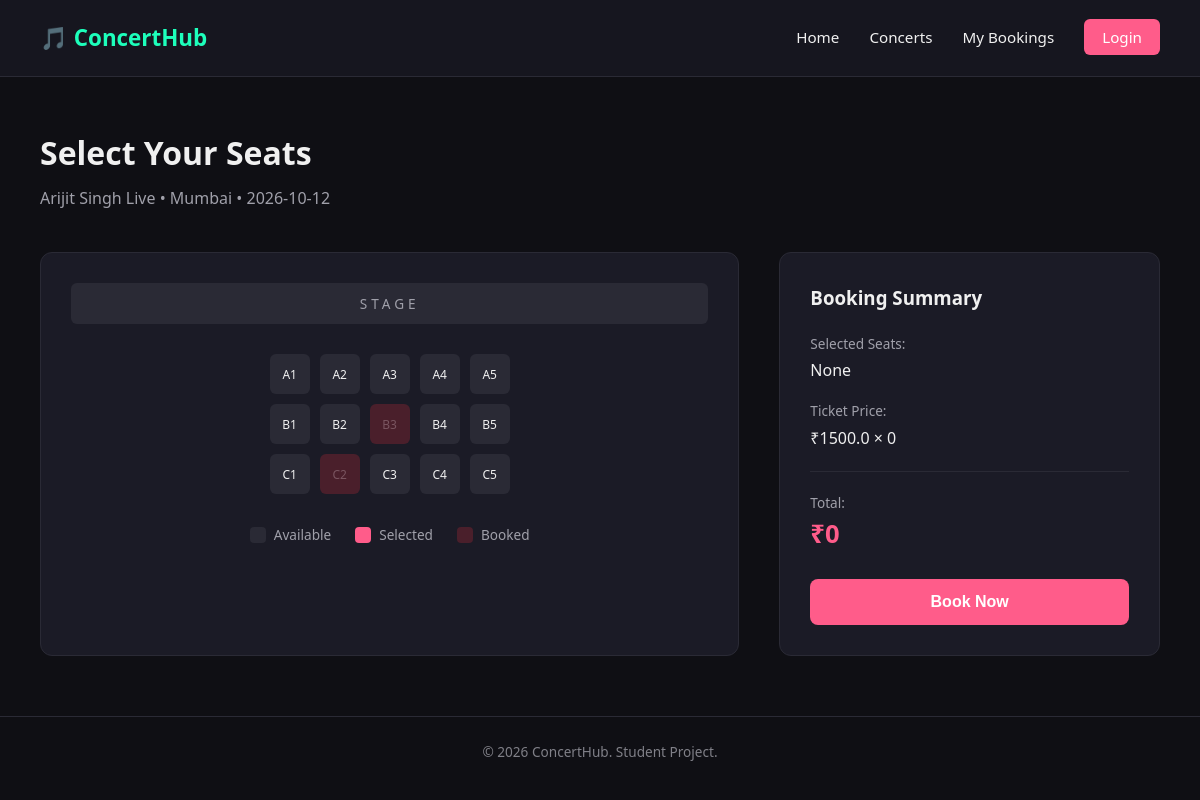
/booking/1, run on the app's committed database.
### tables this page shows
CREATE TABLE concerts (
        id INTEGER PRIMARY KEY AUTOINCREMENT,
        artist TEXT NOT NULL,
        concert_name TEXT NOT NULL,
        venue TEXT NOT NULL,
        city TEXT NOT NULL,
        date TEXT NOT NULL,
        time TEXT NOT NULL,
        price REAL NOT NULL,
        description TEXT,
        total_seats INTEGER NOT NULL
    );

CREATE TABLE seats (
        id INTEGER PRIMARY KEY AUTOINCREMENT,
        concert_id INTEGER NOT NULL,
        seat_number TEXT NOT NULL,
        status TEXT NOT NULL DEFAULT 'available',
        FOREIGN KEY (concert_id) REFERENCES concerts (id)
    );

### app.py (the view)
@app.route('/booking/<int:concert_id>')
def booking(concert_id):
    connection = get_db_connection()
    concert = connection.execute('SELECT * FROM concerts WHERE id = ?', (concert_id,)).fetchone()
    seats = connection.execute('SELECT * FROM seats WHERE concert_id = ?', (concert_id,)).fetchall()
    connection.close()
    row_a = [seat for seat in seats if seat['seat_number'].startswith('A')]
    row_b = [seat for seat in seats if seat['seat_number'].startswith('B')]
    row_c = [seat for seat in seats if seat['seat_number'].startswith('C')]
    return render_template('booking.html', concert=concert, row_a=row_a, row_b=row_b, row_c=row_c)

### app.py (called while the page is built)
def get_db_connection():
    connection = sqlite3.connect('database/database.db')
    connection.row_factory = sqlite3.Row  # lets us access columns by name, not just by position
    return connection

### templates/booking.html (shortened to what this page needs)
{% extends "base.html" %}
{% block content %}
    <section class="page-header">
        <h1>Select Your Seats</h1>
        <p>{{ concert['concert_name'] }} • {{ concert['city'] }} • {{ concert['date'] }}</p>
    </section>
    <section class="seat-selection">
        <div class="seat-map">
            <div class="stage-label">STAGE</div>
            <div class="seat-row">
                {% for seat in row_a %}
<div class="seat {{ 'booked' if seat['status'] == 'booked' else '' }}"
     data-seat="{{ seat['seat_number'] }}"
     data-seat-id="{{ seat['id'] }}"
     data-price="{{ concert['price'] }}">
    {{ seat['seat_number'] }}
</div>
{% endfor %}
            </div>
            <div class="seat-row">
                {% for seat in row_b %}
<div class="seat {{ 'booked' if seat['status'] == 'booked' else '' }}"
     data-seat="{{ seat['seat_number'] }}"
     data-seat-id="{{ seat['id'] }}"
     data-price="{{ concert['price'] }}">
    {{ seat['seat_number'] }}
</div>
{% endfor %}
            </div>
            <div class="seat-row">
                {% for seat in row_c %}
<div class="seat {{ 'booked' if seat['status'] == 'booked' else '' }}"
     data-seat="{{ seat['seat_number'] }}"
     data-seat-id="{{ seat['id'] }}"
     data-price="{{ concert['price'] }}">
    {{ seat['seat_number'] }}
</div>
{% endfor %}
            </div>
            <div class="seat-legend">
                <div class="legend-item"><span class="legend-box available"></span> Available</div>
                <div class="legend-item"><span class="legend-box selected"></span> Selected</div>
                <div class="legend-item"><span class="legend-box booked"></span> Booked</div>
            </div>
        </div>
        <div class="booking-summary">
            <h3>Booking Summary</h3>
            <p class="summary-label">Selected Seats:</p>
            <p id="selected-seats-text" class="summary-value">None</p>
            <p class="summary-label">Ticket Price:</p>
            <p id="price-per-seat-text" class="summary-value">₹{{ concert['price'] }} × 0</p>
            <hr class="summary-divider">
            <p class="summary-label">Total:</p>
            <p id="total-price-text" class="summary-total">₹0</p>
            <button id="book-btn" class="btn-primary btn-full">Book Now</button>
        </div>
    </section>
{% endblock %}

### static/css/style.css (style rules this page uses)
* { margin: 0; padding: 0; box-sizing: border-box; }
body { font-family: 'Segoe UI', Arial, sans-serif; background-color: #0f0f14; color: #f0f0f0; line-height: 1.6; }
.btn-primary { background-color: #ff5c8a; color: #fff; text-decoration: none; padding: 14px 32px; border-radius: 8px; font-weight: bold; transition: background-color 0.2s ease; }
.page-header { padding: 50px 40px 20px; }
.page-header h1 { font-size: 2rem; margin-bottom: 8px; }
.page-header p { color: #a0a0aa; }
.btn-full { width: 100%; border: none; cursor: pointer; margin-top: 24px; font-size: 1rem; }
.seat-selection { display: flex; gap: 40px; padding: 20px 40px 60px; flex-wrap: wrap; }
.seat-map { flex: 2; min-width: 300px; background-color: #1b1b26; border: 1px solid #2a2a35; border-radius: 12px; padding: 30px; text-align: center; }
.stage-label { background-color: #2a2a35; color: #a0a0aa; padding: 10px; border-radius: 6px; margin-bottom: 30px; letter-spacing: 4px; font-size: 0.85rem; }
.seat-row { display: flex; justify-content: center; gap: 10px; margin-bottom: 10px; }
.seat { width: 40px; height: 40px; display: flex; align-items: center; justify-content: center; background-color: #2a2a35; border-radius: 6px; font-size: 0.75rem; cursor: pointer; user-select: none; transition: background-color 0.15s ease; }
.seat.booked { background-color: #4a1f2b; color: #7a5560; cursor: not-allowed; }
.seat-legend { display: flex; justify-content: center; gap: 24px; margin-top: 30px; font-size: 0.85rem; color: #a0a0aa; }
.legend-item { display: flex; align-items: center; gap: 8px; }
.legend-box { width: 16px; height: 16px; border-radius: 4px; display: inline-block; }
.legend-box.available { background-color: #2a2a35; }
.legend-box.selected { background-color: #ff5c8a; }
.legend-box.booked { background-color: #4a1f2b; }
.booking-summary { flex: 1; min-width: 260px; background-color: #1b1b26; border: 1px solid #2a2a35; border-radius: 12px; padding: 30px; height: fit-content; }
.booking-summary h3 { margin-bottom: 20px; }
.summary-label { color: #a0a0aa; font-size: 0.85rem; margin-top: 16px; }
.summary-value { font-size: 1rem; margin-top: 4px; }
.summary-divider { border: none; border-top: 1px solid #2a2a35; margin: 20px 0; }
.summary-total { font-size: 1.6rem; font-weight: bold; color: #ff5c8a; }

### data on the page
concerts: concert_name "Arijit Singh Live", city "Mumbai", date "2026-10-12", price "1500.0"
seats: seat_number "A1"
seats: seat_number "A2"
seats: seat_number "A3"
seats: seat_number "A4"
seats: seat_number "A5"
seats: seat_number "B1"
seats: seat_number "B2"
seats: seat_number "B3"
seats: seat_number "B4"
seats: seat_number "B5"
seats: seat_number "C1"
seats: seat_number "C2"
seats: seat_number "C3"
seats: seat_number "C4"
seats: seat_number "C5"
